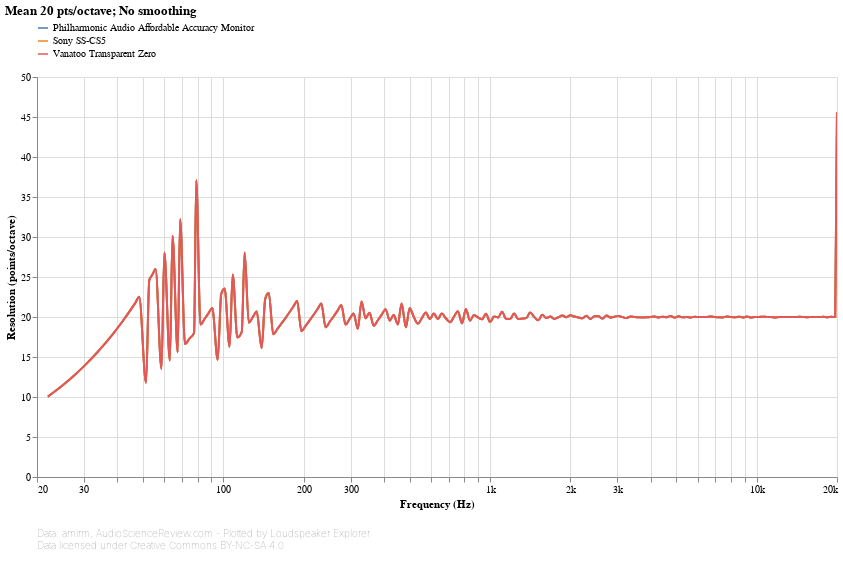

Write notebook code for a chart like this one.
### Markdown cell above
## Resolution

This chart shows the resolution of the input data at each frequency. For each point, resolution is calculated by looking at the distance from the previous point. The larger the distance, the lower the resolution.

A straight, horizontal line means that resolution is constant throughout the spectrum, or in other words, points are equally spaced in log-frequency. Some Loudspeaker Explorer features, especially smoothing and detrending, implicitly assume that this is the case, and might produce inaccurate results otherwise.

### Code cell
#@markdown
frequency_response_chart(
    speakers_fr_ready
        .pipe(lsx.pd.index_as_columns)
        .set_index('Speaker')
        .set_index('Frequency [Hz]', append=True, drop=False)
        .groupby('Speaker').apply(lambda frequencies: frequencies / frequencies.shift(1))
        .pipe(np.log2)
        .pow(-1)
        .rename(columns={'Frequency [Hz]': 'Resolution (points/octave)'})
        .pipe(lsx.pd.remap_columns, {
            'Resolution (points/octave)': 'value',
        }),
    lambda chart: lsx.util.pipe(chart
        .encode(
            alt.Y('value', type='quantitative', title='Resolution (points/octave)', axis=alt.Axis(grid=True)),
            speaker_color()),
        speaker_input),
    lambda chart: lsx.alt.interactive_line(chart),
    alter_tooltips=lambda tooltips:
        ([alt.Tooltip('speaker', title='Speaker')]
            if speakers_fr_ready.index.get_level_values('Speaker').nunique() > 1 else []) +
        tooltips +
        [alt.Tooltip('value', type='quantitative', title='Resolution (points/octave)', format='.2f')]
)

### Figure 1 — Vega-Lite specification as saved in the notebook (floating-point values rounded to 4 significant figures; data arrays with more than 128 entries replaced by an {"elided": "..."} marker saying what was removed)
{"config": {"view": {"continuousWidth": 400, "continuousHeight": 300, "opacity": 0}}, "vconcat": [{"layer": [{"mark": {"type": "line", "clip": true, "interpolate": "monotone"}, "encoding": {"opacity": {"condition": {"value": 1, "selection": "selector001"}, "value": 0.2}}, "selection": {"selector001": {"type": "multi", "encodings": ["color"], "bind": "legend"}, "selector003": {"type": "interval", "bind": "scales", "encodings": ["x", "y"]}, "selector004": {"type": "single", "fields": ["speaker"], "bind": {"input": "select", "options": [null, "Philharmonic Audio Affordable Accuracy Monitor", "Sony SS-CS5", "Vanatoo Transparent Zero"], "labels": ["All", "Philharmonic Audio Affordable Accuracy Monitor", "Sony SS-CS5", "Vanatoo Transparent Zero"], "name": "Speaker: "}}}, "title": {"text": "Mean 20 pts/octave; No smoothing", "anchor": "start"}}, {"mark": {"type": "circle", "clip": true, "size": 100}, "encoding": {"fillOpacity": {"condition": {"value": 0.3, "selection": "selector002"}, "value": 0}}, "selection": {"selector002": {"type": "single", "on": "mouseover", "clear": "mouseout", "empty": "none", "encodings": ["x", "y"]}}, "title": {"text": "Mean 20 pts/octave; No smoothing", "anchor": "start"}}], "data": {"name": "data-0aaf05c17442cfd7661b7d69d4615ba9"}, "encoding": {"color": {"type": "nominal", "field": "speaker", "legend": {"direction": "vertical", "labelLimit": 600, "orient": "top", "symbolType": "stroke"}, "title": null}, "tooltip": [{"type": "nominal", "field": "speaker", "title": "Speaker"}, {"type": "quantitative", "field": "frequency", "format": ".03s", "title": "Frequency (Hz)"}, {"type": "quantitative", "field": "value", "format": ".2f", "title": "Resolution (points/octave)"}], "x": {"type": "quantitative", "axis": {"format": "s"}, "field": "frequency", "scale": {"base": 10, "domain": [20, 20000], "nice": false, "type": "log"}, "title": "Frequency (Hz)"}, "y": {"type": "quantitative", "axis": {"grid": true}, "field": "value", "title": "Resolution (points/octave)"}}, "height": 400, "transform": [{"flatten": ["frequency", "value"]}, {"filter": {"selection": "selector004"}}], "width": 800}, {"mark": "text", "height": 1, "title": {"text": ["Data: amirm, AudioScienceReview.com - Plotted by Loudspeaker Explorer", "Data licensed under Creative Commons BY-NC-SA 4.0"], "anchor": "start", "color": "gray", "fontSize": 10, "fontWeight": "lighter"}, "width": 600}], "resolve": {"legend": {"color": "independent"}}, "$schema": "https://vega.github.io/schema/vega-lite/v4.8.1.json", "datasets": {"data-0aaf05c17442cfd7661b7d69d4615ba9": [{"speaker": "Philharmonic Audio Affordable Accuracy Monitor", "frequency": {"elided": "194 float values"}, "value": {"elided": "194 float values"}}, {"speaker": "Sony SS-CS5", "frequency": {"elided": "194 float values"}, "value": {"elided": "194 float values"}}, {"speaker": "Vanatoo Transparent Zero", "frequency": {"elided": "194 float values"}, "value": {"elided": "194 float values"}}]}}
